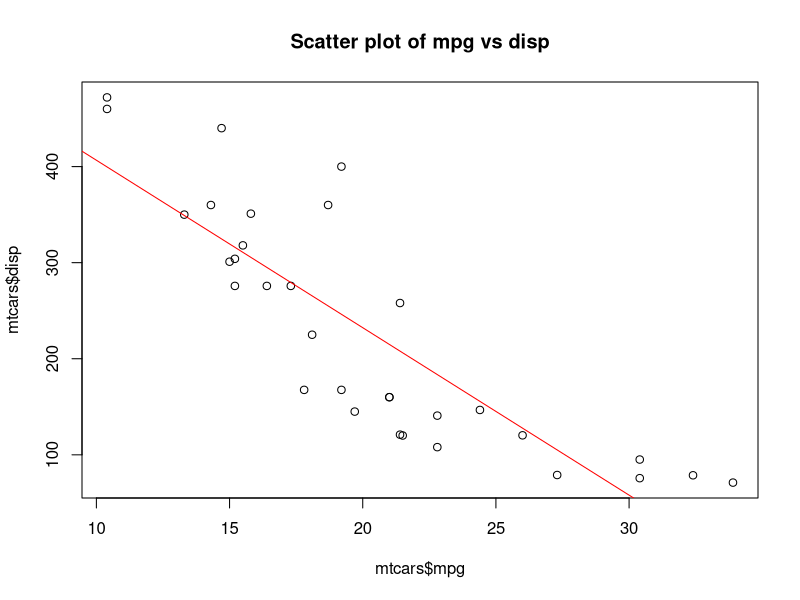
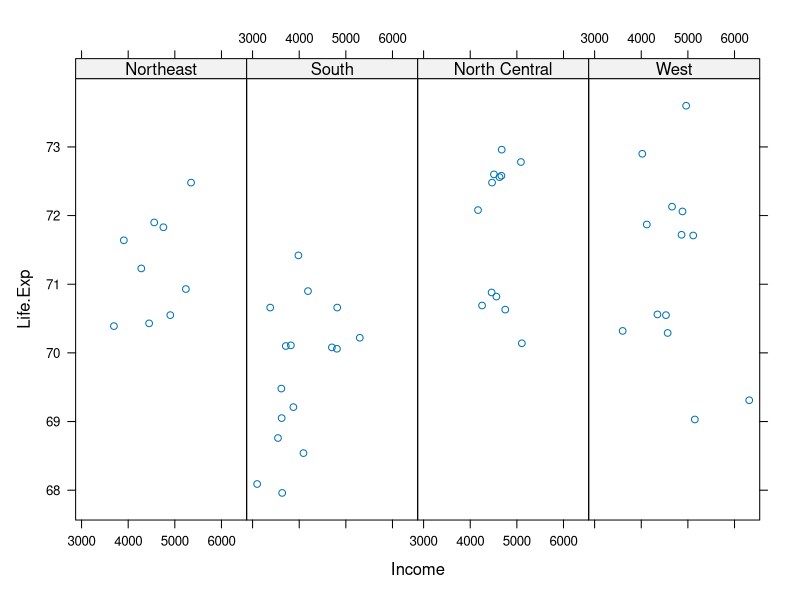
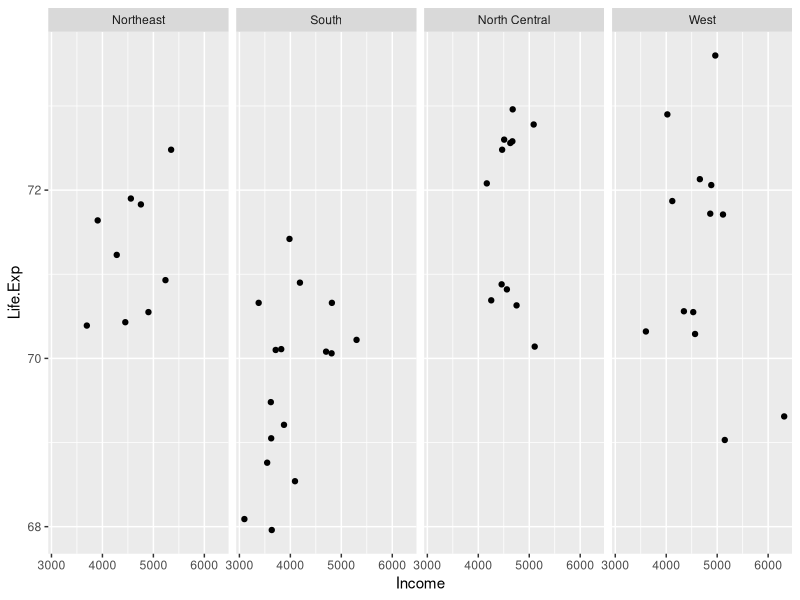

These charts were generated, in order, by the following R code:
## ---- chunk 1
## User-defined options come here
knitr::opts_chunk$set(warning = FALSE, message = FALSE, 
                      fig.path = "A03_01_graphicDevice_files/figure-html/")
## ---- chunk 2
plot(mtcars$mpg, mtcars$disp)
title("Scatter plot of mpg vs disp")
abline(lm(disp~mpg, data=mtcars), col='red')
## ---- chunk 3
library(lattice)
state <- data.frame(state.x77, region = state.region)
xyplot(Life.Exp ~ Income | region, data = state, layout = c(4, 1))
## ---- chunk 4
library(ggplot2)
state <- data.frame(state.x77, region = state.region)
ggplot(state, aes(Income, Life.Exp)) + geom_point() + facet_grid(.~region)
